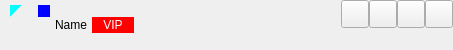
    <widget class="QWidget" name="top" native="true">
     <property name="sizePolicy">
      <sizepolicy hsizetype="Preferred" vsizetype="Fixed">
       <horstretch>0</horstretch>
       <verstretch>0</verstretch>
      </sizepolicy>
     </property>
     <property name="minimumSize">
      <size>
       <width>0</width>
       <height>50</height>
      </size>
     </property>
     <property name="maximumSize">
      <size>
       <width>16777215</width>
       <height>50</height>
      </size>
     </property>
     <layout class="QHBoxLayout" name="horizontalLayout_7">
      <property name="spacing">
       <number>5</number>
      </property>
      <property name="leftMargin">
       <number>10</number>
      </property>
      <property name="topMargin">
       <number>0</number>
      </property>
      <property name="rightMargin">
       <number>0</number>
      </property>
      <property name="bottomMargin">
       <number>0</number>
      </property>
      <item>
       <widget class="QWidget" name="icon" native="true">
        <property name="sizePolicy">
         <sizepolicy hsizetype="Fixed" vsizetype="Fixed">
          <horstretch>0</horstretch>
          <verstretch>0</verstretch>
         </sizepolicy>
        </property>
        <property name="minimumSize">
         <size>
          <width>40</width>
          <height>40</height>
         </size>
        </property>
        <property name="maximumSize">
         <size>
          <width>40</width>
          <height>40</height>
         </size>
        </property>
        <property name="cursor">
         <cursorShape>PointingHandCursor</cursorShape>
        </property>
        <property name="styleSheet">
         <string notr="true">QWidget#icon
{
border-radius:20;
border-image: url(:/res/talk/icon.jpg)
}</string>
        </property>
        <layout class="QVBoxLayout" name="verticalLayout_3">
         <property name="spacing">
          <number>0</number>
         </property>
         <property name="leftMargin">
          <number>0</number>
         </property>
         <property name="topMargin">
          <number>0</number>
         </property>
         <property name="rightMargin">
          <number>0</number>
         </property>
         <property name="bottomMargin">
          <number>0</number>
         </property>
         <item>
          <layout class="QHBoxLayout" name="horizontalLayout_5">
           <property name="spacing">
            <number>0</number>
           </property>
           <item>
            <widget class="QLabel" name="status_lt">
             <property name="minimumSize">
              <size>
               <width>12</width>
               <height>12</height>
              </size>
             </property>
             <property name="maximumSize">
              <size>
               <width>12</width>
               <height>12</height>
              </size>
             </property>
             <property name="styleSheet">
              <string notr="true">QLabel#status_lt
{
background-color:qlineargradient(spread:pad, x1:0, y1:0, x2:1, y2:1, stop:0 rgba(0, 255, 255, 255), stop:0.492147 rgba(0, 255, 255, 255), stop:0.502618 rgba(0, 0, 0, 0))
}</string>
             </property>
             <property name="text">
              <string/>
             </property>
            </widget>
           </item>
           <item>
            <spacer name="horizontalSpacer_4">
             <property name="orientation">
              <enum>Qt::Horizontal</enum>
             </property>
             <property name="sizeHint" stdset="0">
              <size>
               <width>40</width>
               <height>12</height>
              </size>
             </property>
            </spacer>
           </item>
           <item>
            <widget class="QLabel" name="status_rt">
             <property name="minimumSize">
              <size>
               <width>12</width>
               <height>12</height>
              </size>
             </property>
             <property name="maximumSize">
              <size>
               <width>12</width>
               <height>12</height>
              </size>
             </property>
             <property name="styleSheet">
              <string notr="true">QLabel#status_rt
{
background-color:blue;
}</string>
             </property>
             <property name="text">
              <string/>
             </property>
            </widget>
           </item>
          </layout>
         </item>
         <item>
          <spacer name="verticalSpacer_3">
           <property name="orientation">
            <enum>Qt::Vertical</enum>
           </property>
           <property name="sizeHint" stdset="0">
            <size>
             <width>20</width>
             <height>10</height>
            </size>
           </property>
          </spacer>
         </item>
         <item>
          <layout class="QHBoxLayout" name="horizontalLayout_6">
           <property name="spacing">
            <number>0</number>
           </property>
           <item>
            <widget class="QLabel" name="status_lb">
             <property name="minimumSize">
              <size>
               <width>14</width>
               <height>14</height>
              </size>
             </property>
             <property name="maximumSize">
              <size>
               <width>14</width>
               <height>14</height>
              </size>
             </property>
             <property name="styleSheet">
              <string notr="true">QLabel#status_lb
{

}</string>
             </property>
             <property name="text">
              <string/>
             </property>
             <property name="pixmap">
              <pixmap>:/res/contact/enu.png</pixmap>
             </property>
             <property name="scaledContents">
              <bool>true</bool>
             </property>
            </widget>
           </item>
           <item>
            <spacer name="horizontalSpacer_5">
             <property name="orientation">
              <enum>Qt::Horizontal</enum>
             </property>
             <property name="sizeHint" stdset="0">
              <size>
               <width>40</width>
               <height>12</height>
              </size>
             </property>
            </spacer>
           </item>
           <item>
            <widget class="QLabel" name="status_rb">
             <property name="minimumSize">
              <size>
               <width>14</width>
               <height>14</height>
              </size>
             </property>
             <property name="maximumSize">
              <size>
               <width>14</width>
               <height>14</height>
              </size>
             </property>
             <property name="styleSheet">
              <string notr="true">QLabel#status_rb
{

}</string>
             </property>
             <property name="text">
              <string/>
             </property>
             <property name="pixmap">
              <pixmap>:/res/contact/enu.png</pixmap>
             </property>
             <property name="scaledContents">
              <bool>true</bool>
             </property>
            </widget>
           </item>
          </layout>
         </item>
        </layout>
       </widget>
      </item>
      <item>
       <widget class="QLabel" name="name">
        <property name="sizePolicy">
         <sizepolicy hsizetype="Preferred" vsizetype="Fixed">
          <horstretch>0</horstretch>
          <verstretch>0</verstretch>
         </sizepolicy>
        </property>
        <property name="cursor">
         <cursorShape>PointingHandCursor</cursorShape>
        </property>
        <property name="text">
         <string>Name</string>
        </property>
       </widget>
      </item>
      <item>
       <widget class="QLabel" name="vip">
        <property name="sizePolicy">
         <sizepolicy hsizetype="Fixed" vsizetype="Fixed">
          <horstretch>0</horstretch>
          <verstretch>0</verstretch>
         </sizepolicy>
        </property>
        <property name="minimumSize">
         <size>
          <width>42</width>
          <height>16</height>
         </size>
        </property>
        <property name="maximumSize">
         <size>
          <width>42</width>
          <height>16</height>
         </size>
        </property>
        <property name="cursor">
         <cursorShape>PointingHandCursor</cursorShape>
        </property>
        <property name="styleSheet">
         <string notr="true">QLabel#vip
{
background-color:red;
color:white;
	font: 75 12pt &quot;微软雅黑&quot;;
}</string>
        </property>
        <property name="text">
         <string>VIP</string>
        </property>
        <property name="alignment">
         <set>Qt::AlignCenter</set>
        </property>
       </widget>
      </item>
      <item>
       <widget class="QLabel" name="space">
        <property name="sizePolicy">
         <sizepolicy hsizetype="Fixed" vsizetype="Fixed">
          <horstretch>0</horstretch>
          <verstretch>0</verstretch>
         </sizepolicy>
        </property>
        <property name="minimumSize">
         <size>
          <width>16</width>
          <height>16</height>
         </size>
        </property>
        <property name="maximumSize">
         <size>
          <width>16</width>
          <height>16</height>
         </size>
        </property>
        <property name="cursor">
         <cursorShape>PointingHandCursor</cursorShape>
        </property>
        <property name="styleSheet">
         <string notr="true">QLabel
{
border-image: url(:/res/talk/owo.png);
}</string>
        </property>
        <property name="text">
         <string/>
        </property>
       </widget>
      </item>
      <item>
       <spacer name="horizontalSpacer_6">
        <property name="orientation">
         <enum>Qt::Horizontal</enum>
        </property>
        <property name="sizeHint" stdset="0">
         <size>
          <width>141</width>
          <height>20</height>
         </size>
        </property>
       </spacer>
      </item>
      <item>
       <layout class="QVBoxLayout" name="verticalLayout_4">
        <item>
         <layout class="QHBoxLayout" name="horizontalLayout_4">
          <property name="spacing">
           <number>0</number>
          </property>
          <item>
           <spacer name="horizontalSpacer_3">
            <property name="orientation">
             <enum>Qt::Horizontal</enum>
            </property>
            <property name="sizeHint" stdset="0">
             <size>
              <width>40</width>
              <height>20</height>
             </size>
            </property>
           </spacer>
          </item>
          <item>
           <widget class="QPushButton" name="menu">
            <property name="sizePolicy">
             <sizepolicy hsizetype="Fixed" vsizetype="Fixed">
              <horstretch>0</horstretch>
              <verstretch>0</verstretch>
             </sizepolicy>
            </property>
            <property name="minimumSize">
             <size>
              <width>28</width>
              <height>28</height>
             </size>
            </property>
            <property name="maximumSize">
             <size>
              <width>28</width>
              <height>28</height>
             </size>
            </property>
            <property name="toolTip">
             <string>Window Setting</string>
            </property>
            <property name="styleSheet">
             <string notr="true">#menu
{
border-image: url(:/res/talk/net.png);
}
#menu:hover
{
background-color: rgb(218, 218, 218);
}
#menu:pressed
{
background-color: rgb(193, 193, 193)
}</string>
            </property>
            <property name="text">
             <string/>
            </property>
           </widget>
          </item>
          <item>
           <widget class="QPushButton" name="min">
            <property name="sizePolicy">
             <sizepolicy hsizetype="Fixed" vsizetype="Fixed">
              <horstretch>0</horstretch>
              <verstretch>0</verstretch>
             </sizepolicy>
            </property>
            <property name="minimumSize">
             <size>
              <width>28</width>
              <height>28</height>
             </size>
            </property>
            <property name="maximumSize">
             <size>
              <width>28</width>
              <height>28</height>
             </size>
            </property>
            <property name="toolTip">
             <string>Minimal</string>
            </property>
            <property name="styleSheet">
             <string notr="true">#min
{
border-image: url(:/res/talk/mini.png)
}
#min:hover
{
background-color: rgb(218, 218, 218);
}
#min:pressed
{
background-color: rgb(193, 193, 193)
}</string>
            </property>
            <property name="text">
             <string/>
            </property>
           </widget>
          </item>
          <item>
           <widget class="QPushButton" name="ctrl">
            <property name="sizePolicy">
             <sizepolicy hsizetype="Fixed" vsizetype="Fixed">
              <horstretch>0</horstretch>
              <verstretch>0</verstretch>
             </sizepolicy>
            </property>
            <property name="minimumSize">
             <size>
              <width>28</width>
              <height>28</height>
             </size>
            </property>
            <property name="maximumSize">
             <size>
              <width>28</width>
              <height>28</height>
             </size>
            </property>
            <property name="toolTip">
             <string>Maximal</string>
            </property>
            <property name="styleSheet">
             <string notr="true">#ctrl:!checked
{
border-image: url(:/res/talk/ctrl_max.png)
}
#ctrl:checked
{
border-image: url(:/res/talk/ctrl_nor.png)
}
#ctrl:hover
{
background-color: rgb(218, 218, 218);
}
#ctrl:pressed
{
background-color: rgb(193, 193, 193)
}</string>
            </property>
            <property name="text">
             <string/>
            </property>
            <property name="checkable">
             <bool>true</bool>
            </property>
            <property name="checked">
             <bool>false</bool>
            </property>
           </widget>
          </item>
          <item>
           <widget class="QPushButton" name="close">
            <property name="sizePolicy">
             <sizepolicy hsizetype="Fixed" vsizetype="Fixed">
              <horstretch>0</horstretch>
              <verstretch>0</verstretch>
             </sizepolicy>
            </property>
            <property name="minimumSize">
             <size>
              <width>28</width>
              <height>28</height>
             </size>
            </property>
            <property name="maximumSize">
             <size>
              <width>28</width>
              <height>28</height>
             </size>
            </property>
            <property name="toolTip">
             <string>Close</string>
            </property>
            <property name="styleSheet">
             <string notr="true">#close:!checked
{
border-image: url(:/res/talk/cls.png)
}
#close:hover
{
background-color: rgb(227, 0, 3)
}
#close:pressed
{
background-color: rgb(193, 0, 3)
}</string>
            </property>
            <property name="text">
             <string/>
            </property>
           </widget>
          </item>
         </layout>
        </item>
        <item>
         <spacer name="verticalSpacer">
          <property name="orientation">
           <enum>Qt::Vertical</enum>
          </property>
          <property name="sizeHint" stdset="0">
           <size>
            <width>20</width>
            <height>17</height>
           </size>
          </property>
         </spacer>
        </item>
       </layout>
      </item>
     </layout>
    </widget>
